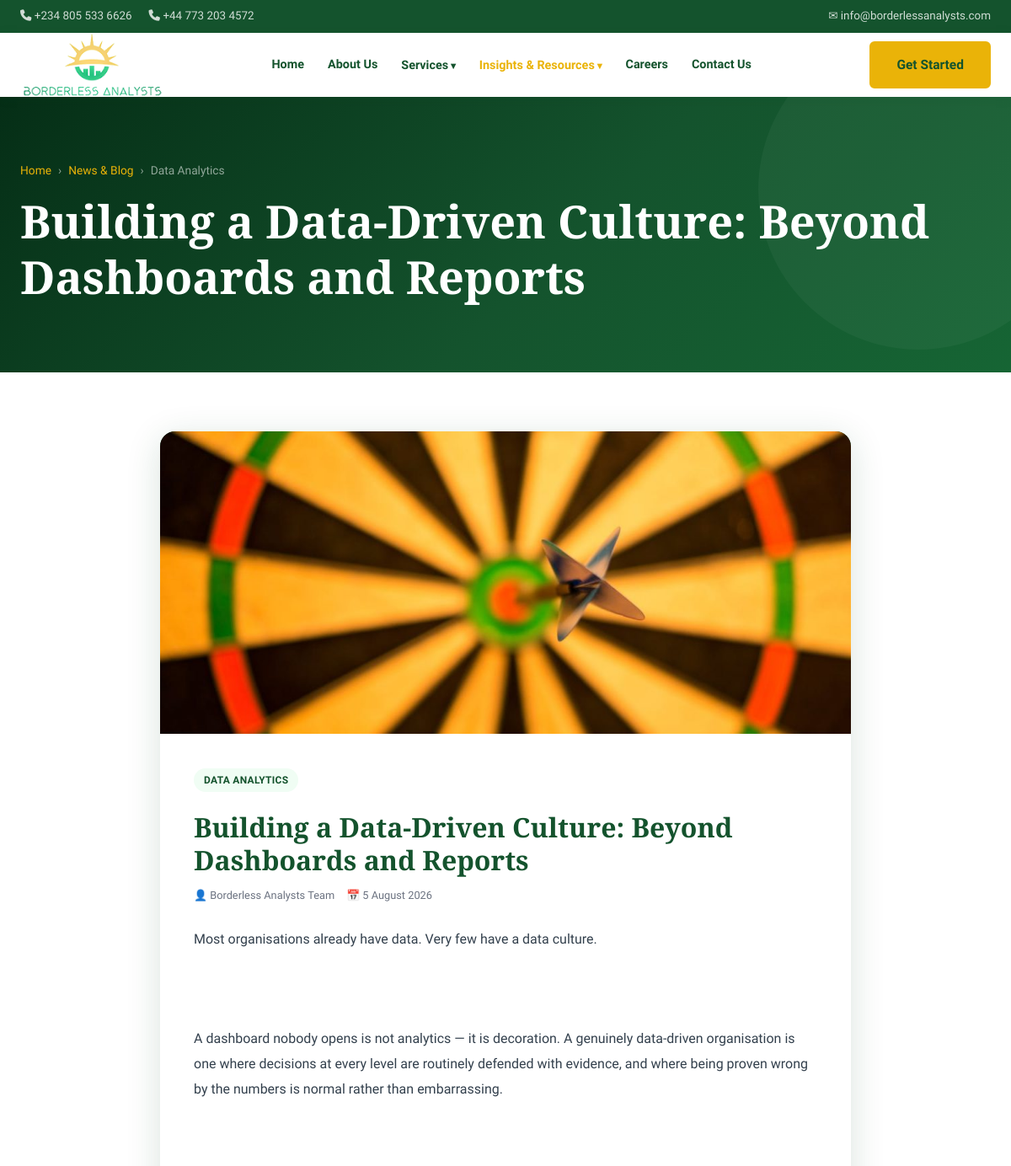
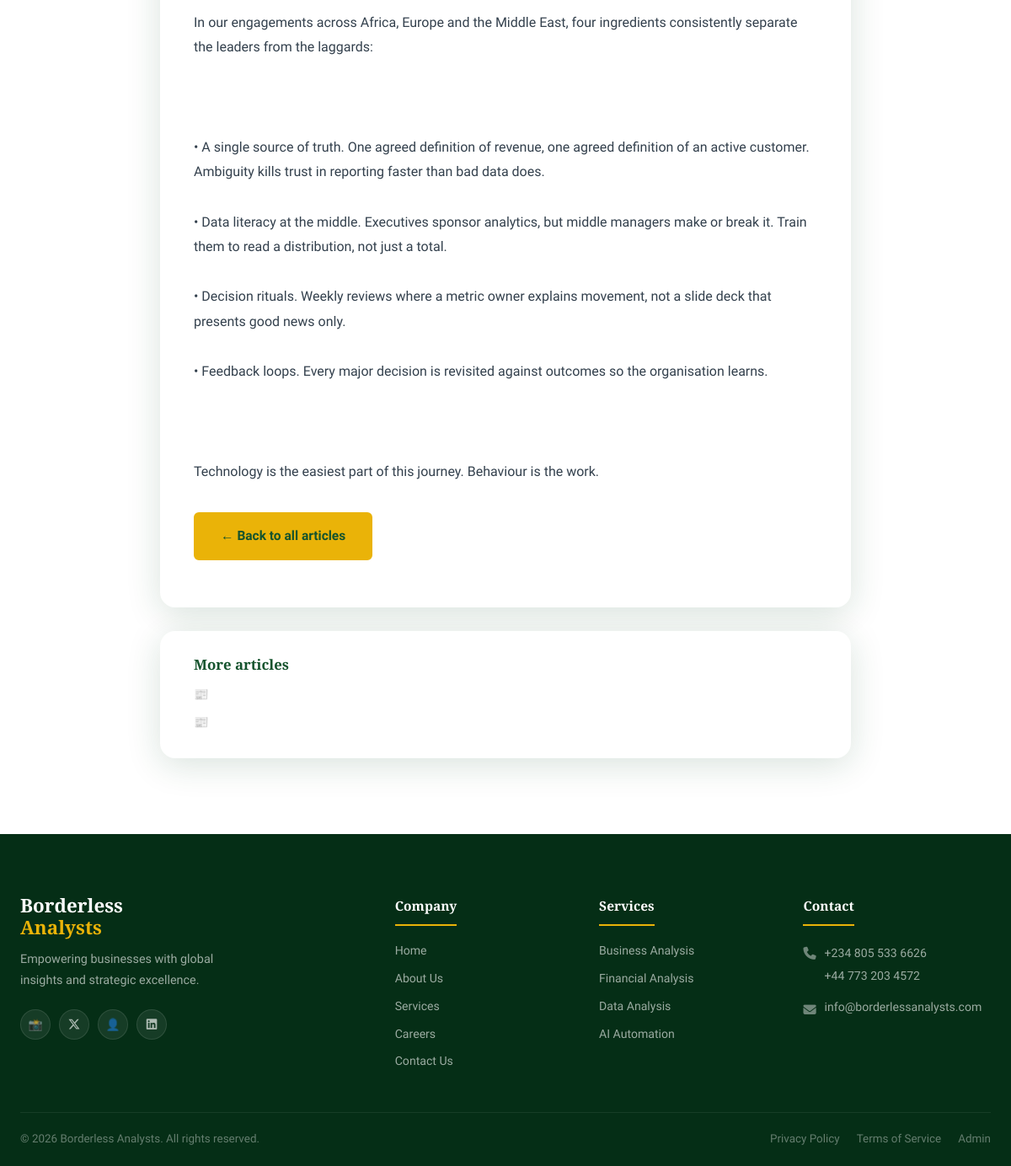
/post.php?slug=building-a-data-driven-culture, run on the app's committed database (2 pictures, top to bottom).
### tables this page shows
CREATE TABLE IF NOT EXISTS `posts` (
  `id` int NOT NULL AUTO_INCREMENT,
  `title` varchar(200) NOT NULL,
  `slug` varchar(220) NOT NULL,
  `category_id` int DEFAULT NULL,
  `author` varchar(120) NOT NULL DEFAULT 'Borderless Analysts Team',
  `image` varchar(255) DEFAULT NULL,
  `content` longtext NOT NULL,
  `featured` tinyint(1) NOT NULL DEFAULT '0',
  `created_at` timestamp NULL DEFAULT CURRENT_TIMESTAMP,
  `updated_at` timestamp NULL DEFAULT CURRENT_TIMESTAMP ON UPDATE CURRENT_TIMESTAMP,
  PRIMARY KEY (`id`),
  UNIQUE KEY `slug` (`slug`),
  KEY `fk_post_cat` (`category_id`)
);

CREATE TABLE IF NOT EXISTS `categories` (
  `id` int NOT NULL AUTO_INCREMENT,
  `name` varchar(80) NOT NULL,
  PRIMARY KEY (`id`),
  UNIQUE KEY `name` (`name`)
);

### includes/db.php (called while the page is built, shortened)
<?php
function e($v) { return htmlspecialchars((string)$v, ENT_QUOTES, 'UTF-8'); }

### post.php (the view, shortened to what this page needs)
<?php
require __DIR__ . '/includes/db.php';
$slug = $_GET['slug'] ?? '';
$stmt = $pdo->prepare("SELECT p.*, c.name AS category FROM posts p
                       LEFT JOIN categories c ON c.id = p.category_id
                       WHERE p.slug = ? LIMIT 1");
$stmt->execute([$slug]);
$post = $stmt->fetch();
$more = $pdo->prepare("SELECT title, slug FROM posts WHERE id <> ? ORDER BY created_at DESC LIMIT 4");
$more->execute([$post['id']]);
$more = $more->fetchAll();
require __DIR__ . '/includes/header.php';
?>
  <section class="page-hero">
    <div class="container"><div class="page-hero-content">
      <div class="breadcrumb"><a href="index.php">Home</a><span>›</span><a href="blog.php">News &amp; Blog</a><span>›</span><span><?= e($post['category'] ?? 'Article') ?></span></div>
      <h1><?= e($post['title']) ?></h1>
    </div></div>
  </section>
  <section class="blog-main">
    <div class="container">
      <article class="post-wrap">
        <?php if (!empty($post['image'])): ?>
          <div class="post-cover"><img src="<?= e($post['image']) ?>" alt="<?= e($post['title']) ?>"></div>
        <?php endif; ?>
        <div class="post-body">
          <span class="blog-tag"><?= e($post['category'] ?? 'Insights') ?></span>
          <h1><?= e($post['title']) ?></h1>
          <div class="blog-meta">
            <span>👤 <?= e($post['author']) ?></span>
            <span>📅 <?= date('j F Y', strtotime($post['created_at'])) ?></span>
          </div>
          <div class="post-content"><?= nl2br(e($post['content'])) ?></div>
          <p style="margin-top:34px"><a class="btn btn-primary" href="blog.php">← Back to all articles</a></p>
        </div>
      </article>
      <?php if ($more): ?>
        <div class="post-wrap" style="margin-top:28px;padding:30px 40px;">
          <h4 style="margin-bottom:14px;">More articles</h4>
          <div class="footer-links">
            <?php foreach ($more as $m): ?>
              <a href="post.php?slug=<?= e($m['slug']) ?>">📰 <?= e($m['title']) ?></a>
            <?php endforeach; ?>
          </div>
        </div>
      <?php endif; ?>
    </div>
  </section>
<?php require __DIR__ . '/includes/footer.php'; ?>

### style.css (style rules this page uses)
:root { --primary: #14532d; --primary-light: #166534; --accent: #eab308; --accent-light: #facc15; --white: #ffffff; --light-bg: #f0fdf4; --gray: #6b7280; --dark-gray: #374151; --text: #1f2937; --border: #e5e7eb; --shadow: 0 4px 24px rgba(20,83,45,0.10); --shadow-lg: 0 8px 40px rgba(20,83,45,0.16); --radius: 10px; --radius-lg: 18px; --transition: 0.28s cubic-bezier(0.4,0,0.2,1); --font-heading: 'Playfair Display', Georgia, serif; --font-body: 'Source Sans 3', 'Segoe UI', sans-serif; }
*, *::before, *::after { box-sizing: border-box; margin: 0; padding: 0; }
html { scroll-behavior: smooth; }
body { font-family: var(--font-body); color: var(--text); background: var(--white); line-height: 1.7; font-size: 16px; }
img { max-width: 100%; display: block; }
a { text-decoration: none; color: inherit; }
h1,h2,h3,h4 { font-family: var(--font-heading); line-height: 1.22; color: var(--primary); }
h1 { font-size: clamp(2rem,4.5vw,3.5rem); font-weight: 700; }
h4 { font-size: 1.05rem; font-weight: 600; }
p { margin-bottom: 1rem; color: var(--dark-gray); }
.container { max-width: 1200px; margin: 0 auto; padding: 0 24px; }
.btn { display: inline-flex; align-items: center; gap: 8px; padding: 13px 30px; border-radius: 6px; font-family: var(--font-body); font-size: 0.97rem; font-weight: 600; border: 2px solid transparent; cursor: pointer; transition: var(--transition); }
.btn-primary { background: var(--accent); color: var(--primary); border-color: var(--accent); }
.blog-tag { display: inline-block; font-size: 0.76rem; font-weight: 700; text-transform: uppercase; letter-spacing: 0.1em; color: var(--accent); margin-bottom: 10px; }
.blog-meta { display: flex; gap: 12px; margin-top: 14px; font-size: 0.82rem; color: var(--gray); }
.page-hero { background: linear-gradient(135deg, #052e16 0%, var(--primary) 55%, #166534 100%); padding: 76px 0 68px; position: relative; overflow: hidden; }
.page-hero::before { content: ''; position: absolute; right: -80px; top: -80px; width: 380px; height: 380px; border-radius: 50%; background: rgba(255,255,255,0.04); }
.page-hero .container { position: relative; z-index: 2; }
.page-hero h1 { color: var(--white); margin-bottom: 12px; }
.breadcrumb { display: flex; align-items: center; gap: 8px; font-size: 0.86rem; color: rgba(255,255,255,0.55); margin-bottom: 16px; }
.breadcrumb a { color: var(--accent); }
.footer-links { display: flex; flex-direction: column; gap: 9px; }
.footer-links a { color: rgba(255,255,255,0.6); font-size: 0.88rem; transition: var(--transition); }
.blog-page { background: linear-gradient(rgba(255,255,255,.95), rgba(255,255,255,.95)), url('https://images.unsplash.com/photo-1516321318423-f06f85e504b3?q=80&w=1600&auto=format&fit=crop'); background-size: cover; background-attachment: fixed; }

### blog.css (style rules this page uses)
.blog-main { padding: 70px 0 90px; }
.blog-meta { display: flex; flex-wrap: wrap; gap: 14px; font-size: .8rem; color: var(--gray); margin-top: 12px; }
.blog-tag { display: inline-block; background: var(--light-bg); color: var(--primary); border-radius: 20px; padding: 4px 12px; font-size: .75rem; font-weight: 700; letter-spacing: .3px; }
.post-wrap { max-width: 820px; margin: 0 auto; background: var(--white); border-radius: var(--radius-lg); box-shadow: var(--shadow-lg); overflow: hidden; }
.post-cover { aspect-ratio: 16/7; background: linear-gradient(135deg, var(--primary), var(--primary-light)); }
.post-cover img { width: 100%; height: 100%; object-fit: cover; display: block; }
.post-body { padding: 40px; }
.post-body h1 { font-size: 2rem; margin: 12px 0 10px; }
.post-content { margin-top: 26px; line-height: 1.85; color: #33404d; white-space: pre-line; }

### data on the page
posts: category.name "Data Analytics", title "Building a Data-Driven Culture: Beyond Dashboards and Reports", image (picture), category.name "DATA ANALYTICS", author "Borderless Analysts Team", created_at "5 August 2026", content "Most organisations already have data. Very few have a data culture. A dashboard nobody opens is not analytics — it is decoration. A genuinely data-driven organisation is one where decisions at every level are routinely defended with evidence, and where being proven wrong by the numbers is normal rather than embarrassing. In our engagements across Africa, Europe and the Middle East, four ingredients consistently separate the leaders from the laggards: • A single source of truth. One agreed definition of revenue, one agreed definition of an active customer. Ambiguity kills trust in reporting faster than bad data does. • Data literacy at the middle. Executives sponsor analytics, but middle…"
